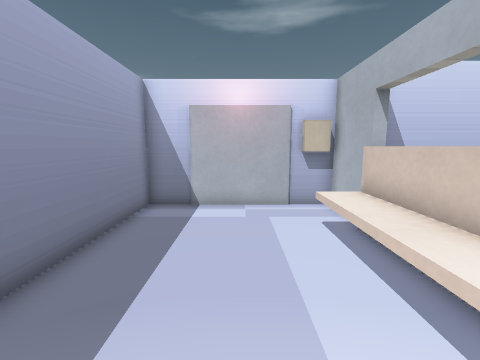
View 1 (above)

16 first-person views from a walk through a level from a Godot 3-D game. The camera is 1.2 m above the floor, tilts 8° down and sees 90° across. The floor is counted in squares, 0.5 m on a side. Each view is taken from the middle of a square. On the plan, view 1 faces up. The plan holds only what a view shows up to about 17 squares ahead; the rest is blank. Flat picture figures and markers are left out. Some surface patterns are stand-ins.

View 2
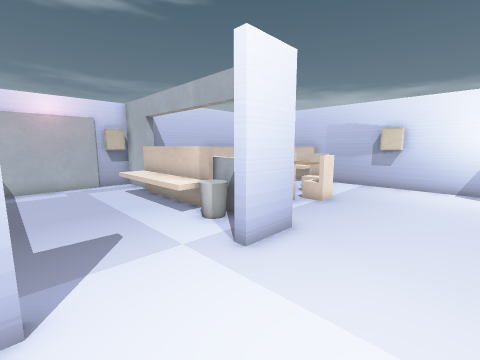

View 3
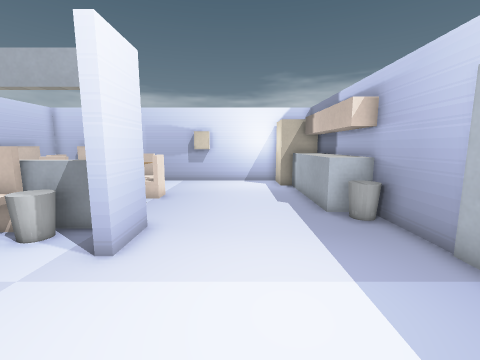

View 4
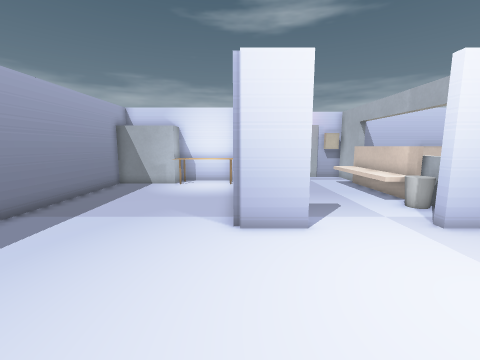

View 5
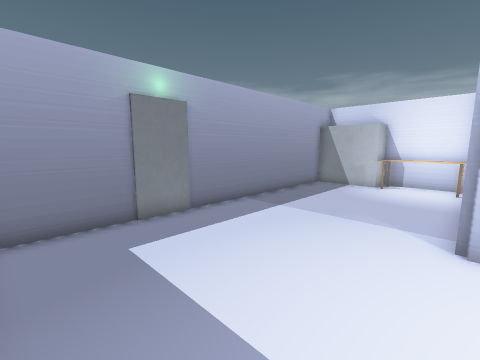

View 6
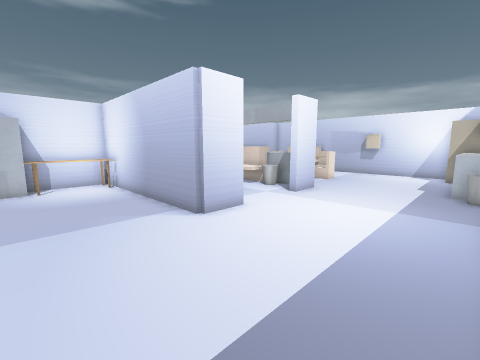

View 7
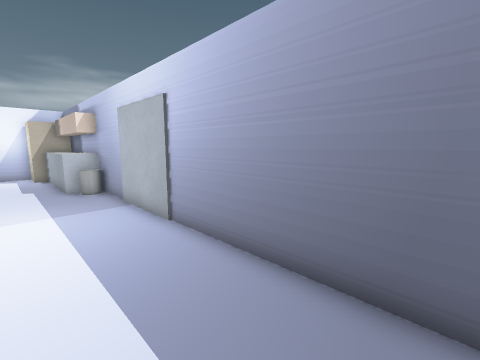

View 8
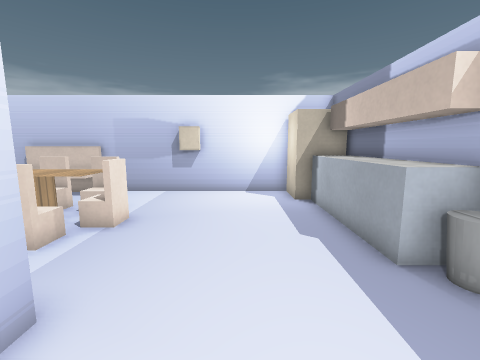

View 9
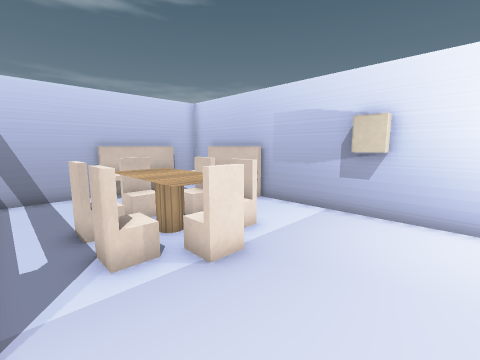

View 10
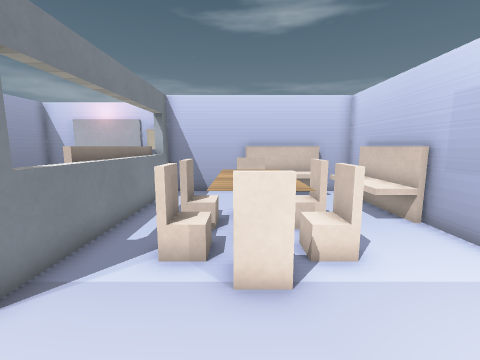

View 11
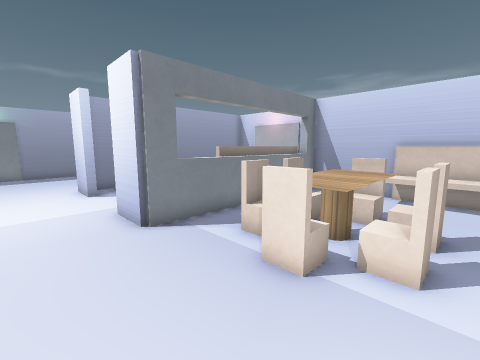

View 12
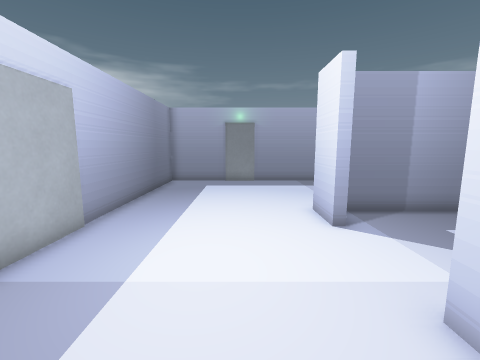

View 13
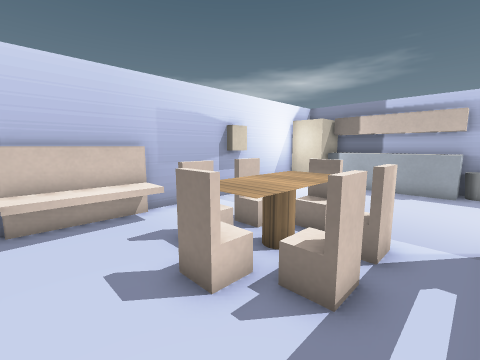

View 14
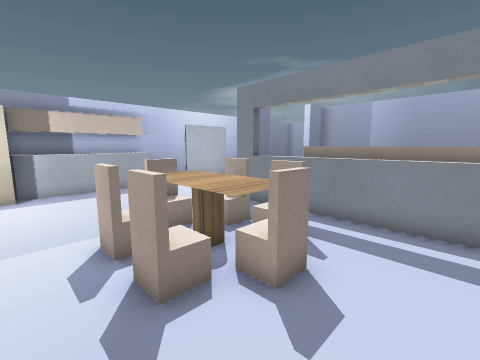

View 15
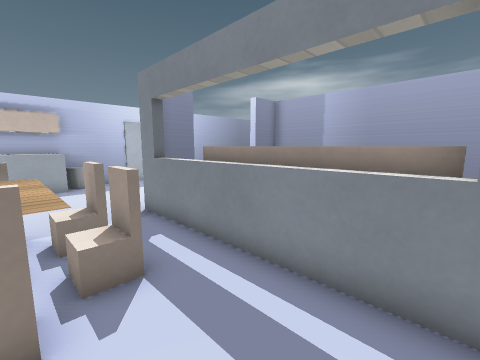

View 16
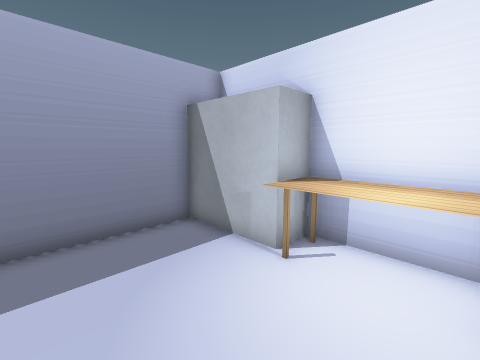

### Floor plan
Key: @ floor where view 1 was taken; # wall or solid block; . floor; / step, stairs or slope; D closed door; = window, fence, low wall or low ledge; ^ raised ledge; B block; I bin; T table; O other object.
Columns run from 12 left of view 1 to 14 right of it. Each row starts with its distance up from view 1.
 10         ##DDDDDB#
  9         #......B#
  8    ######.......#####OOO##
  7   ##TTTT#.....//#....===###
  6 ####TTTT#...../OO....////=#
  5 #.......#...../OO......./OO
  4 #.......#...../OO...OO../OO
  3 #.......#...../OO.OTTTO./OO
  2 #.......#...../OO.OTTTO...#
  1 #.......#...../I#.OTTTO...#
  0 #.......#...@./I#.OTTTO...#
 -1 #.......#.......#...TT....#
 -2 #.......##....###........BB
 -3 #........................B#
 -4 D.........................#
 -5 D.........................#
 -6 D.........................#
 -7 #.......................B #
 -8 #.................^^^^^^BB#
 -9 #...............IIO#####B
-10 ##################### ###

Positions as (right, up) in squares from view 1, and headings:
1: (0, 0), facing up
2: (-2, -6), facing up-right
3: (-3, -5), facing right
4: (-4, -9), facing up
5: (-4, -9), facing up-left
6: (-9, -9), facing up-right
7: (-9, -6), facing down-right
8: (1, -5), facing right
9: (5, -5), facing up-right
10: (8, -5), facing up
11: (11, -5), facing up-left
12: (5, -5), facing left
13: (5, 6), facing down-right
14: (12, 6), facing down-left
15: (8, 7), facing down-left
16: (-5, 2), facing up-left
